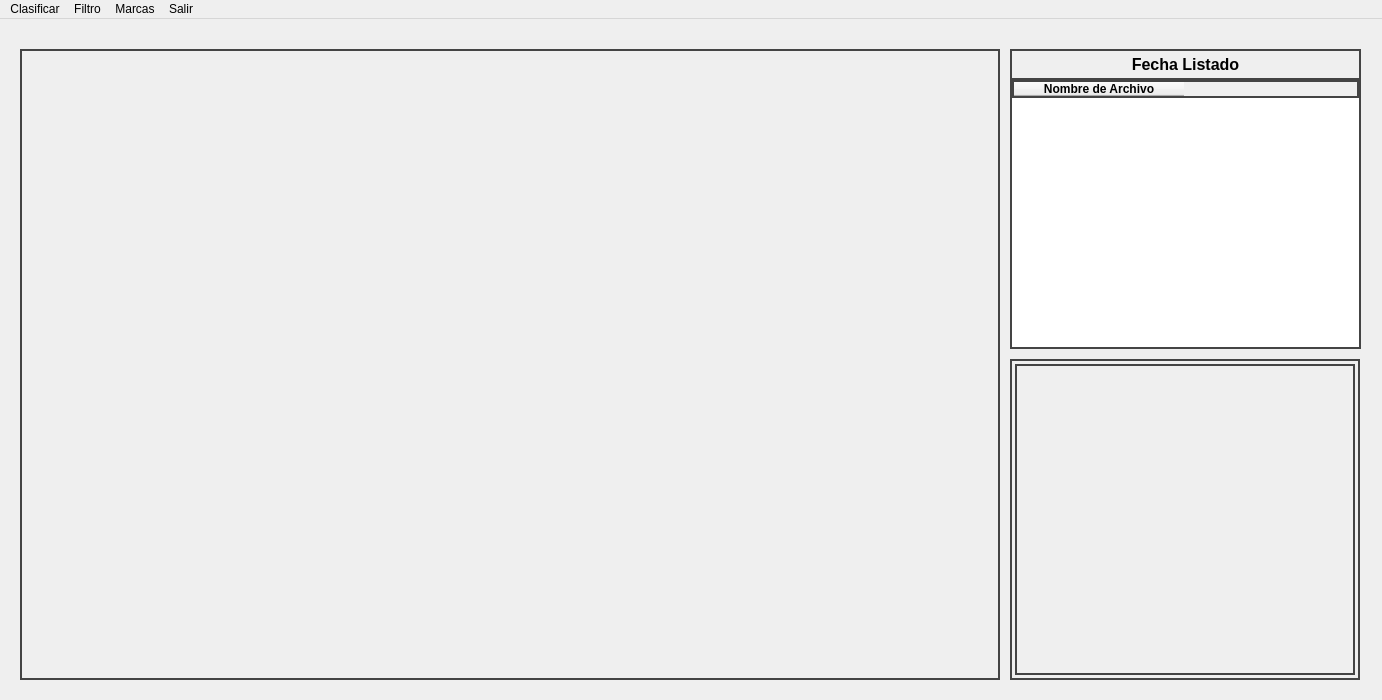
<?xml version="1.0" encoding="UTF-8"?>
<ui version="4.0">
 <class>MainWindow</class>
 <widget class="QMainWindow" name="MainWindow">
  <property name="geometry">
   <rect>
    <x>0</x>
    <y>0</y>
    <width>1382</width>
    <height>700</height>
   </rect>
  </property>
  <property name="maximumSize">
   <size>
    <width>1480</width>
    <height>750</height>
   </size>
  </property>
  <property name="windowTitle">
   <string>Clasificador de Fotos</string>
  </property>
  <widget class="QWidget" name="centralwidget">
   <widget class="QWidget" name="QWidget_foto" native="true">
    <property name="geometry">
     <rect>
      <x>20</x>
      <y>30</y>
      <width>980</width>
      <height>631</height>
     </rect>
    </property>
    <property name="styleSheet">
     <string notr="true">border: 2px solid #444;
border-radius: 0px;</string>
    </property>
   </widget>
   <widget class="QWidget" name="QWidget_listado" native="true">
    <property name="geometry">
     <rect>
      <x>1010</x>
      <y>30</y>
      <width>351</width>
      <height>300</height>
     </rect>
    </property>
    <property name="styleSheet">
     <string notr="true"/>
    </property>
    <widget class="QTableWidget" name="tableWidget">
     <property name="geometry">
      <rect>
       <x>0</x>
       <y>29</y>
       <width>351</width>
       <height>271</height>
      </rect>
     </property>
     <property name="styleSheet">
      <string notr="true">border: 2px solid #444;
border-radius: 0px;</string>
     </property>
     <attribute name="horizontalHeaderDefaultSectionSize">
      <number>170</number>
     </attribute>
     <attribute name="horizontalHeaderMinimumSectionSize">
      <number>50</number>
     </attribute>
     <attribute name="verticalHeaderVisible">
      <bool>false</bool>
     </attribute>
     <column>
      <property name="text">
       <string>Nombre de Archivo</string>
      </property>
      <property name="font">
       <font>
        <weight>75</weight>
        <bold>true</bold>
       </font>
      </property>
     </column>
    </widget>
    <widget class="QLabel" name="labelFechaListado">
     <property name="geometry">
      <rect>
       <x>0</x>
       <y>0</y>
       <width>351</width>
       <height>31</height>
      </rect>
     </property>
     <property name="font">
      <font>
       <pointsize>12</pointsize>
       <weight>75</weight>
       <bold>true</bold>
      </font>
     </property>
     <property name="styleSheet">
      <string notr="true">border: 2px solid #444;
border-radius: 0px;</string>
     </property>
     <property name="text">
      <string>Fecha Listado</string>
     </property>
     <property name="alignment">
      <set>Qt::AlignCenter</set>
     </property>
    </widget>
   </widget>
   <widget class="QWidget" name="QWidget_visor_foto" native="true">
    <property name="geometry">
     <rect>
      <x>1010</x>
      <y>340</y>
      <width>350</width>
      <height>321</height>
     </rect>
    </property>
    <property name="styleSheet">
     <string notr="true">border: 2px solid #444;
border-radius: 0px;</string>
    </property>
    <widget class="QLabel" name="labelVisor">
     <property name="geometry">
      <rect>
       <x>5</x>
       <y>5</y>
       <width>340</width>
       <height>311</height>
      </rect>
     </property>
     <property name="text">
      <string/>
     </property>
    </widget>
   </widget>
  </widget>
  <widget class="QMenuBar" name="menuBar">
   <property name="geometry">
    <rect>
     <x>0</x>
     <y>0</y>
     <width>1382</width>
     <height>21</height>
    </rect>
   </property>
   <widget class="QMenu" name="menuClasificar">
    <property name="title">
     <string>Clasificar</string>
    </property>
    <addaction name="actionDesde_Movil"/>
    <addaction name="actionDesde_Ruta"/>
   </widget>
   <widget class="QMenu" name="menuFiltro">
    <property name="title">
     <string>Filtro</string>
    </property>
    <addaction name="actionA_o"/>
    <addaction name="actionMes"/>
    <addaction name="separator"/>
    <addaction name="actionLugar"/>
    <addaction name="separator"/>
    <addaction name="actionPersona"/>
   </widget>
   <widget class="QMenu" name="menuMarcas">
    <property name="title">
     <string>Marcas</string>
    </property>
    <addaction name="actionFoto"/>
    <addaction name="actionDirectorio"/>
   </widget>
   <widget class="QMenu" name="menuSalir">
    <property name="title">
     <string>Salir</string>
    </property>
   </widget>
   <addaction name="menuClasificar"/>
   <addaction name="menuFiltro"/>
   <addaction name="menuMarcas"/>
   <addaction name="menuSalir"/>
  </widget>
  <action name="actionA_o">
   <property name="text">
    <string>Año</string>
   </property>
  </action>
  <action name="actionMes">
   <property name="text">
    <string>Mes</string>
   </property>
  </action>
  <action name="actionLugar">
   <property name="text">
    <string>Lugar</string>
   </property>
  </action>
  <action name="actionPersona">
   <property name="text">
    <string>Persona</string>
   </property>
  </action>
  <action name="actionFoto">
   <property name="text">
    <string>Foto</string>
   </property>
  </action>
  <action name="actionDirectorio">
   <property name="text">
    <string>Directorio</string>
   </property>
  </action>
  <action name="actionDesde_Movil">
   <property name="text">
    <string>Desde Movil</string>
   </property>
  </action>
  <action name="actionDesde_Ruta">
   <property name="text">
    <string>Desde Ruta</string>
   </property>
  </action>
 </widget>
 <resources/>
 <connections/>
</ui>
